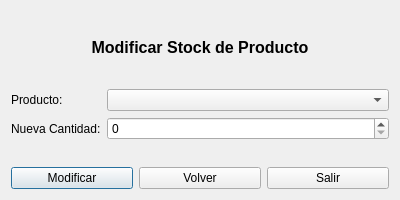
<?xml version="1.0" encoding="UTF-8"?>
<ui version="4.0">
 <class>ModificarStockWindow</class>
 <widget class="QDialog" name="ModificarStockWindow">
  <property name="geometry">
   <rect>
    <x>0</x>
    <y>0</y>
    <width>400</width>
    <height>200</height>
   </rect>
  </property>
  <property name="windowTitle">
   <string>Modificar Stock</string>
  </property>
  <layout class="QVBoxLayout" name="verticalLayout">
   <!-- Título -->
   <item>
    <widget class="QLabel" name="label_titulo">
     <property name="text">
      <string>Modificar Stock de Producto</string>
     </property>
     <property name="alignment">
      <set>Qt::AlignCenter</set>
     </property>
     <property name="font">
      <font>
       <pointsize>12</pointsize>
       <bold>true</bold>
       <weight>75</weight>
      </font>
     </property>
    </widget>
   </item>
   <!-- Selector de producto -->
   <item>
    <layout class="QFormLayout" name="formLayout">
     <item row="0" column="0">
      <widget class="QLabel" name="label_producto">
       <property name="text"><string>Producto:</string></property>
      </widget>
     </item>
     <item row="0" column="1">
      <widget class="QComboBox" name="combo_productos"/>
     </item>
     <item row="1" column="0">
      <widget class="QLabel" name="label_cantidad">
       <property name="text"><string>Nueva Cantidad:</string></property>
      </widget>
     </item>
     <item row="1" column="1">
      <widget class="QSpinBox" name="spin_cantidad">
       <property name="minimum"><number>0</number></property>
       <property name="maximum"><number>100000</number></property>
      </widget>
     </item>
    </layout>
   </item>
   <!-- Botones -->
   <item>
    <layout class="QHBoxLayout" name="horizontalLayout">
     <item>
      <widget class="QPushButton" name="btn_modificar">
       <property name="text"><string>Modificar</string></property>
      </widget>
     </item>
     <item>
      <widget class="QPushButton" name="btn_volver">
       <property name="text"><string>Volver</string></property>
      </widget>
     </item>
     <item>
      <widget class="QPushButton" name="btn_salir">
       <property name="text"><string>Salir</string></property>
      </widget>
     </item>
    </layout>
   </item>
  </layout>
 </widget>
 <resources/>
 <connections/>
</ui>
